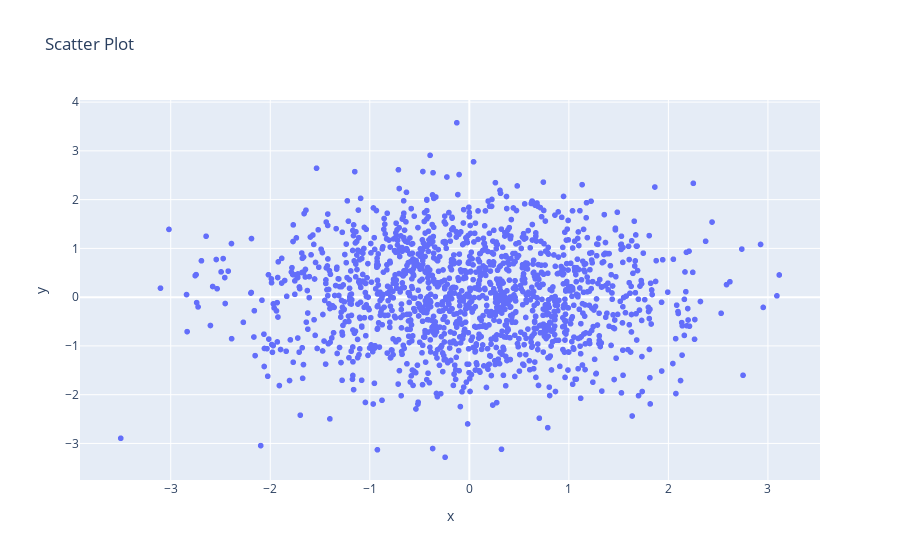

Here is the notebook cell this chart was saved with:
### Code cell
px.scatter(x=x1, y=x2, title="Scatter Plot").show()

### Figure 1 — Plotly figure (JSON) as saved in the notebook; plotly's stock layout.template omitted (floating-point values rounded to 4 significant figures; data arrays with more than 128 entries replaced by an {"elided": "..."} marker saying what was removed)
{"data": [{"hovertemplate": "x=%{x}<br>y=%{y}<extra></extra>", "legendgroup": "", "marker": {"color": "#636efa", "symbol": "circle"}, "mode": "markers", "name": "", "showlegend": false, "type": "scattergl", "x": {"elided": "1500 float values"}, "xaxis": "x", "y": {"elided": "1500 float values"}, "yaxis": "y"}], "layout": {"legend": {"tracegroupgap": 0}, "title": {"text": "Scatter Plot"}, "xaxis": {"anchor": "y", "domain": [0, 1], "title": {"text": "x"}}, "yaxis": {"anchor": "x", "domain": [0, 1], "title": {"text": "y"}}}}
